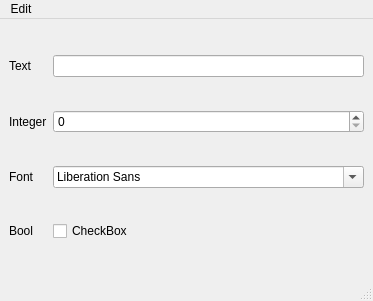
<?xml version="1.0" encoding="UTF-8"?>
<ui version="4.0">
 <class>MainWindow</class>
 <widget class="QMainWindow" name="MainWindow">
  <property name="geometry">
   <rect>
    <x>0</x>
    <y>0</y>
    <width>373</width>
    <height>301</height>
   </rect>
  </property>
  <property name="windowTitle">
   <string>MainWindow</string>
  </property>
  <widget class="QWidget" name="centralwidget">
   <layout class="QGridLayout" name="gridLayout">
    <item row="0" column="0">
     <widget class="QLabel" name="label">
      <property name="text">
       <string>Text</string>
      </property>
     </widget>
    </item>
    <item row="0" column="1">
     <widget class="QLineEdit" name="lineEdit"/>
    </item>
    <item row="1" column="0">
     <widget class="QLabel" name="label_2">
      <property name="text">
       <string>Integer</string>
      </property>
     </widget>
    </item>
    <item row="1" column="1">
     <widget class="QSpinBox" name="spinBox">
      <property name="maximum">
       <number>1000</number>
      </property>
     </widget>
    </item>
    <item row="2" column="0">
     <widget class="QLabel" name="label_3">
      <property name="text">
       <string>Font</string>
      </property>
     </widget>
    </item>
    <item row="2" column="1">
     <widget class="QFontComboBox" name="fontComboBox"/>
    </item>
    <item row="3" column="0">
     <widget class="QLabel" name="label_4">
      <property name="text">
       <string>Bool</string>
      </property>
     </widget>
    </item>
    <item row="3" column="1">
     <widget class="QCheckBox" name="checkBox">
      <property name="text">
       <string>CheckBox</string>
      </property>
     </widget>
    </item>
   </layout>
  </widget>
  <widget class="QMenuBar" name="menubar">
   <property name="geometry">
    <rect>
     <x>0</x>
     <y>0</y>
     <width>373</width>
     <height>23</height>
    </rect>
   </property>
   <widget class="QMenu" name="menuEdit">
    <property name="title">
     <string>Edit</string>
    </property>
    <addaction name="actionPreferences"/>
   </widget>
   <addaction name="menuEdit"/>
  </widget>
  <widget class="QStatusBar" name="statusbar"/>
  <action name="actionPreferences">
   <property name="text">
    <string>Preferences</string>
   </property>
  </action>
 </widget>
 <resources/>
 <connections/>
</ui>
